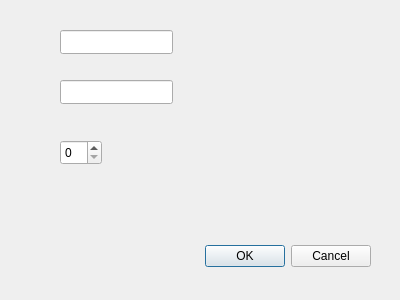
<?xml version="1.0" encoding="UTF-8"?>
<ui version="4.0">
 <class>ARXokno</class>
 <widget class="QDialog" name="ARXokno">
  <property name="geometry">
   <rect>
    <x>0</x>
    <y>0</y>
    <width>400</width>
    <height>300</height>
   </rect>
  </property>
  <property name="windowTitle">
   <string>Dialog</string>
  </property>
  <widget class="QDialogButtonBox" name="buttonBox">
   <property name="geometry">
    <rect>
     <x>30</x>
     <y>240</y>
     <width>341</width>
     <height>32</height>
    </rect>
   </property>
   <property name="orientation">
    <enum>Qt::Orientation::Horizontal</enum>
   </property>
   <property name="standardButtons">
    <set>QDialogButtonBox::StandardButton::Cancel|QDialogButtonBox::StandardButton::Ok</set>
   </property>
  </widget>
  <widget class="QLineEdit" name="lineEditA">
   <property name="geometry">
    <rect>
     <x>60</x>
     <y>30</y>
     <width>113</width>
     <height>24</height>
    </rect>
   </property>
  </widget>
  <widget class="QLineEdit" name="lineEditB">
   <property name="geometry">
    <rect>
     <x>60</x>
     <y>80</y>
     <width>113</width>
     <height>24</height>
    </rect>
   </property>
  </widget>
  <widget class="QSpinBox" name="spinBoxK">
   <property name="geometry">
    <rect>
     <x>60</x>
     <y>140</y>
     <width>42</width>
     <height>25</height>
    </rect>
   </property>
  </widget>
 </widget>
 <resources/>
 <connections>
  <connection>
   <sender>buttonBox</sender>
   <signal>accepted()</signal>
   <receiver>ARXokno</receiver>
   <slot>accept()</slot>
   <hints>
    <hint type="sourcelabel">
     <x>248</x>
     <y>254</y>
    </hint>
    <hint type="destinationlabel">
     <x>157</x>
     <y>274</y>
    </hint>
   </hints>
  </connection>
  <connection>
   <sender>buttonBox</sender>
   <signal>rejected()</signal>
   <receiver>ARXokno</receiver>
   <slot>reject()</slot>
   <hints>
    <hint type="sourcelabel">
     <x>316</x>
     <y>260</y>
    </hint>
    <hint type="destinationlabel">
     <x>286</x>
     <y>274</y>
    </hint>
   </hints>
  </connection>
 </connections>
</ui>
